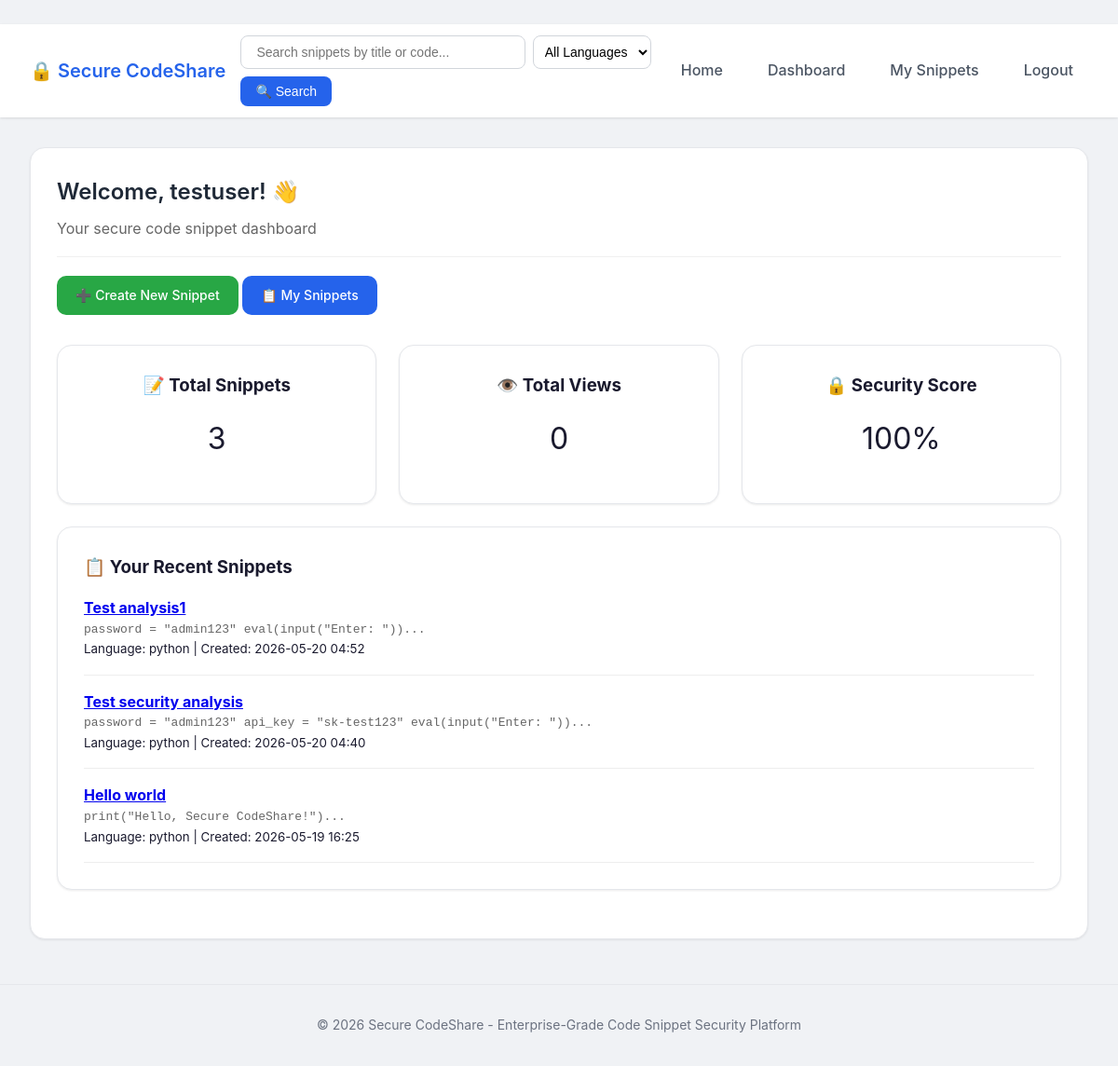
The app's page /dashboard (signed in) with its own data.
### models.py (models this page shows, shortened)
class User(UserMixin, db.Model):
    __tablename__ = 'users'
    id = db.Column(db.Integer, primary_key=True)
    username = db.Column(db.String(80), unique=True, nullable=False)
    email = db.Column(db.String(120), unique=True, nullable=False)
    password_hash = db.Column(db.String(200), nullable=False)
    role = db.Column(db.String(20), default='user')
    created_at = db.Column(db.DateTime, default=datetime.utcnow)

class Snippet(db.Model):
    __tablename__ = 'snippets'
    id = db.Column(db.Integer, primary_key=True)
    title = db.Column(db.String(200), nullable=False)
    code = db.Column(db.Text, nullable=False)
    language = db.Column(db.String(50), default='text')
    user_id = db.Column(db.Integer, db.ForeignKey('users.id'), nullable=False)
    created_at = db.Column(db.DateTime, default=datetime.utcnow)
    updated_at = db.Column(db.DateTime, default=datetime.utcnow, onupdate=datetime.utcnow)
    security_score = db.Column(db.Integer, default=100)
    tags = db.relationship('Tag', secondary=snippet_tags, back_populates='snippets')
    author = db.relationship('User', backref='snippets')

### app/__init__.py (the view)
    @app.route('/dashboard')
    def dashboard():
        if not current_user.is_authenticated:
            return redirect(url_for('auth.login'))
        from models import Snippet
        snippet_count = Snippet.query.filter_by(user_id=current_user.id).count()
        recent_snippets = Snippet.query.filter_by(user_id=current_user.id).order_by(Snippet.created_at.desc()).limit(5).all()
        return render_template('dashboard.html', snippet_count=snippet_count, recent_snippets=recent_snippets)

### app/templates/dashboard.html
﻿{% extends "base.html" %}
{% block content %}
<div class="card">
    <div class="card-header">
        <h2>Welcome, {{ current_user.username }}! 👋</h2>
        <p style="color: #666; margin-top: 0.5rem;">Your secure code snippet dashboard</p>
    </div>
    <div style="margin-bottom: 2rem;">
        <a href="{{ url_for('snippets.new_snippet') }}" class="btn btn-primary" style="background: #28a745;">➕ Create New Snippet</a>
        <a href="{{ url_for('snippets.my_snippets') }}" class="btn btn-primary">📋 My Snippets</a>
    </div>
    <div class="grid">
        <div class="card" style="text-align: center;">
            <h3>📝 Total Snippets</h3>
            <p style="font-size: 2rem; margin: 1rem 0;">{{ snippet_count }}</p>
        </div>
        <div class="card" style="text-align: center;">
            <h3>👁️ Total Views</h3>
            <p style="font-size: 2rem; margin: 1rem 0;">0</p>
        </div>
        <div class="card" style="text-align: center;">
            <h3>🔒 Security Score</h3>
            <p style="font-size: 2rem; margin: 1rem 0;">100%</p>
        </div>
    </div>
    <div class="card">
        <h3>📋 Your Recent Snippets</h3>
        {% if recent_snippets %}
            {% for snippet in recent_snippets %}
                <div style="border-bottom: 1px solid #eee; padding: 1rem 0;">
                    <h4><a href="{{ url_for('snippets.view_snippet', snippet_id=snippet.id) }}">{{ snippet.title }}</a></h4>
                    <p style="color: #666; font-family: monospace;">{{ snippet.code[:100] }}...</p>
                    <small>Language: {{ snippet.language }} | Created: {{ snippet.created_at.strftime('%Y-%m-%d %H:%M') }}</small>
                </div>
            {% endfor %}
        {% else %}
            <p style="color: #666; margin-top: 1rem;">No snippets yet. Click "Create New Snippet" to get started!</p>
        {% endif %}
    </div>
</div>
{% endblock %}

### app/templates/base.html (style rules this page uses)
* { margin: 0; padding: 0; box-sizing: border-box; }
body { font-family: -apple-system, BlinkMacSystemFont, 'Segoe UI', Roboto, 'Helvetica Neue', Arial, sans-serif; background: #f0f2f5; color: #1a1a2e; line-height: 1.6; }
.card { background: #ffffff; border-radius: 16px; box-shadow: 0 1px 3px rgba(0,0,0,0.05), 0 1px 2px rgba(0,0,0,0.03); padding: 1.75rem; margin-bottom: 1.5rem; transition: box-shadow 0.2s; border: 1px solid #e5e7eb; }
.card-header { border-bottom: 1px solid #f0f0f0; padding-bottom: 1rem; margin-bottom: 1.25rem; }
.card-header h2 { color: #1f2937; font-size: 1.5rem; font-weight: 600; }
.card-header p { color: #6b7280; margin-top: 0.5rem; }
.btn { display: inline-flex; align-items: center; gap: 0.5rem; padding: 0.625rem 1.25rem; border: none; border-radius: 10px; font-size: 0.875rem; font-weight: 500; cursor: pointer; transition: all 0.2s; text-decoration: none; }
.btn-primary { background: #2563eb; color: white; }
.grid { display: grid; grid-template-columns: repeat(auto-fill, minmax(320px, 1fr)); gap: 1.5rem; }

### records on screen
User: username "testuser"
Snippet: title "Test analysis1", code "password = \"admin123\" eval(input(\"Enter: \"))", language "python", created_at "2026-05-20 04:52"
Snippet: title "Test security analysis", code "password = \"admin123\" api_key = \"sk-test123\" eval(input(\"Enter: \"))", language "python", created_at "2026-05-20 04:40"
Snippet: title "Hello world", code "print(\"Hello, Secure CodeShare!\")", language "python", created_at "2026-05-19 16:25"

### other values on screen
{{ snippet_count }} "3"
